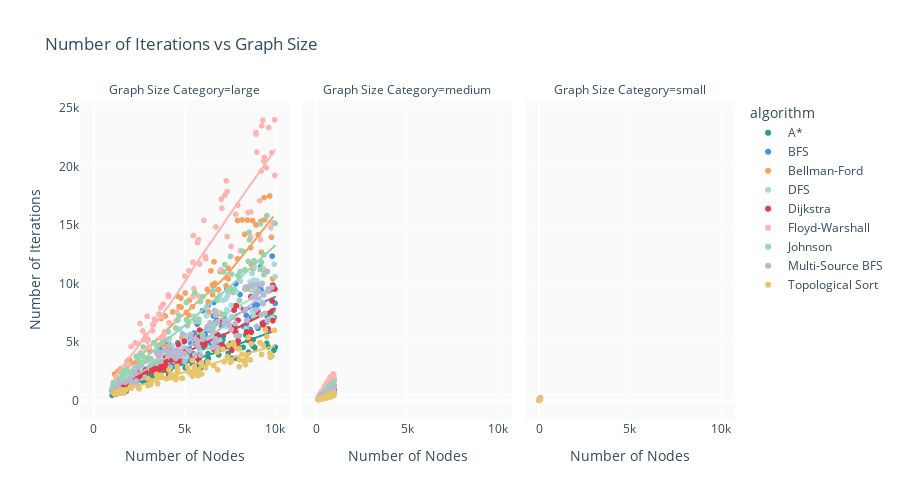

Notebook source saved alongside this figure:
### Markdown cell above
### 5.4 Iterations Comparison (Scatter Plot)

### Code cell
# Scatter: Iterations vs Nodes
fig = px.scatter(
    df,
    x='nodes',
    y='iterations',
    color='algorithm',
    facet_col='graph_size',
    color_discrete_map=SOFT_COLORS,
    title=' Number of Iterations vs Graph Size',
    labels={
        'nodes': 'Number of Nodes',
        'iterations': 'Number of Iterations',
        'graph_size': 'Graph Size Category'
    },
    trendline='lowess'
)

fig.update_layout(
    plot_bgcolor='rgba(245,245,245,0.5)',
    paper_bgcolor='white',
    font=dict(size=12, color='#34495E'),
    height=500
)

fig.show()
